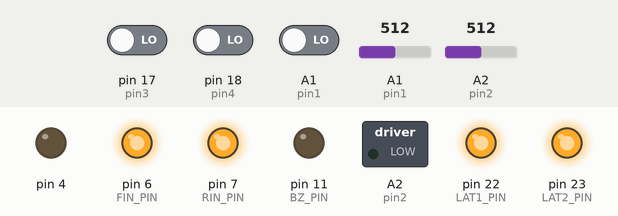
A sketch run on a simulated Arduino Leonardo, built with avr-gcc and run on an emulated ATmega32U4. Parts: switched loads named in the sketch (green lamp = pin HIGH), output pins drawn as LEDs (lit = HIGH). Inputs (shaded band) come from the test bench; at power-on: pin 18 (pin4) LOW, A1 (pin1) LOW, pin 17 (pin3) LOW, A1 (pin1) = 512, A2 (pin2) = 512.

Above: at 1.2 s.
1.3 s: pin 18 (pin4) driven HIGH
At 2.5 s:
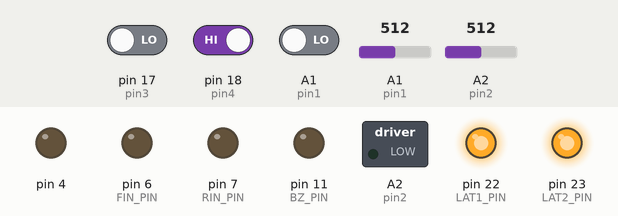
2.8 s: A1 (pin1) driven HIGH
At 4.0 s:
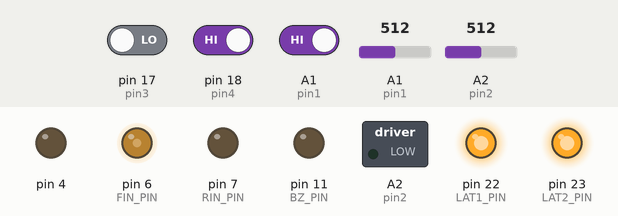
4.3 s: pin 17 (pin3) driven HIGH
At 5.0 s:
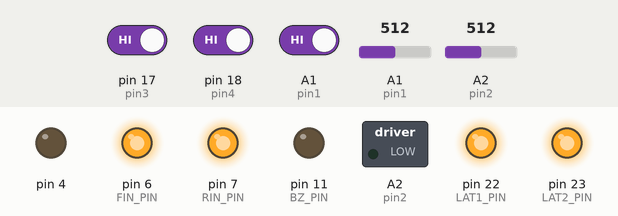
Timing chart, 0 to 7.3 s (numbered marks = the images above; inputs shaded):
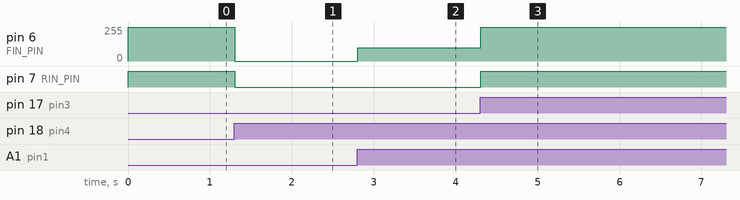

The sketch:

kadai3.ino
```cpp
#define USE_TIMER3
#include "mono_con.h"

const int speed = 100;

int x, y;
int tsw, sw, ph;
int presw, preph;
bool swps = false;
bool input = true;

bool move = false;
bool tgl = true;
word tc = 0;

void cw() {
	analogWrite(FIN_PIN, speed);
	digitalWrite(RIN_PIN, LOW);
}

void ccw() {
	digitalWrite(FIN_PIN, LOW);
	analogWrite(RIN_PIN, speed);
}

void stop() {
	digitalWrite(FIN_PIN, HIGH);
	digitalWrite(RIN_PIN, HIGH);
}

ISR(TIMER3_COMPA_vect) {
	static word in = 0;
	if (in++ > 5) {
		in = 0;
		input = true;
	}

	tc++;
}

void setup() {
	config_init();
	serial_init();
	sw = presw = digitalRead(pin4);
}

void loop() {
	if (input) {
		input = false;
		x = analogRead(pin2);
		y = analogRead(pin1);
		tsw = digitalRead(pin5);
		sw = digitalRead(pin4);
		ph = digitalRead(pin3);

		if (sw == HIGH && presw == LOW) swps = true;

		presw = sw;
	}

	if (ph == HIGH) {
		if (ph != preph) {
			preph = ph;
			stop();
			swps = false;
			move = false;
			tc = 250;
		}

		if (tc >= 250) {
			tc = 0;
			if (tgl) lm.led(B111);
			else lm.led(B000);
			lm.flush();
			tgl = !tgl;
		}

	} else {
		if (ph != preph) {
			preph = ph;
			lm.led(B000).flush();
		}

		if (swps) {
			swps = false;
			move = !move;
		}

		if (move) {
			if (tsw == HIGH) {
				cw();
				lm.led(B100);
			} else {
				ccw();
				lm.led(B001);
			}
		} else {
			stop();
			lm.led(B000);
		}
	}
}
```

mono_con.h
```cpp
//===================================================================================================================
//
//  高校生ものづくりコンテスト2026岡山県大会用 ArduinoShield
//
//    出力回路: 百エディケーション製
//    https://hyakuedu.wordpress.com/
//
//    CPU Board: Arduino MEGA 2560 R3
//                                     2026/04/15 OKAKO
//
//===================================================================================================================

#ifndef _MONO_CON_2026_H
#define _MONO_CON_2026_H

//--- Arduino ATmega2560 Input
#define pin1	A1
#define pin2	A2
#define pin3	17  // D1
#define pin4	18  // D2
#define pin5	19  // D3
#define pin6	40  // M1
#define pin7	42  // M2
#define pin8	20  // D4: GND

//--- OKAKO_Shield_CN2
#define BOARD_SW_PIN 26
#define BZ_PIN   11
#define FIN_PIN  6
#define RIN_PIN  7
#define LAT2_PIN 23
#define LAT1_PIN 22
#define SCK_PIN  24
#define SDI_PIN  25

//--- led_stepmotor::spm() の引数用
#define CW		0xFF
#define CCW		0xFE
#define STOP	0xFD

//===================================================================================================================
//  ステッピングモータの励磁パターンを返す関数
//===================================================================================================================
int stepm_init(int n) {
	static const uint8_t tbl[5] = {
		0x9,  // A
		0xc,  // B
		0x6,  // nA
		0x3,  // nB
		0x00  // Stop
	};
	return (n >= 0 && n < 5) ? tbl[n] : 0;
}

//===================================================================================================================
//  フルカラーLEDとステッピングモータの動作制御クラス
//===================================================================================================================
class led_stepmotor {
private:
	uint8_t b8 = 0;
	uint8_t cur_phase = 0;

public:
	// フルカラーLED: 3bit GBR
	led_stepmotor& led(uint8_t gbr) {
		b8 = (b8 & 0x0F) | ((gbr & 0x07) << 4);
		return *this;
	}

	// ステッピングモータ: 励磁フェーズ
	led_stepmotor& spm(uint8_t phase) {
		uint8_t p;
		if (phase == CW) {
			cur_phase = (cur_phase + 3) & 0x03;
			p = cur_phase;
		} else if (phase == CCW) {
			cur_phase = (cur_phase + 1) & 0x03;
			p = cur_phase;
		} else if (phase < 4) {
			cur_phase = phase;
			p = phase;
		} else {
			p = 4;
		}
		b8 = (b8 & 0xF0) | (stepm_init(p) & 0x0F);
		return *this;
	}

	// 更新
	void flush() const {
		digitalWrite(LAT2_PIN, LOW);
		shiftOut(SDI_PIN, SCK_PIN, MSBFIRST, b8);
		digitalWrite(LAT2_PIN, HIGH);
	}
};
led_stepmotor lm;

//===================================================================================================================
//  レジスタ初期設定
//===================================================================================================================
void config_init(void) {
	// 入力
	pinMode(pin1, INPUT);
	pinMode(pin2, INPUT);
	pinMode(pin3, INPUT);
	pinMode(pin4, INPUT);
	pinMode(pin5, INPUT);
	pinMode(pin6, INPUT);
	pinMode(pin7, INPUT);

	// D4=GND
	pinMode(pin8, OUTPUT);
	digitalWrite(pin8, LOW);

	// シールド側
	pinMode(BOARD_SW_PIN, INPUT);
	pinMode(BZ_PIN, OUTPUT);
	pinMode(RIN_PIN, OUTPUT);
	pinMode(FIN_PIN, OUTPUT);
	pinMode(LAT1_PIN, OUTPUT);
	pinMode(LAT2_PIN, OUTPUT);
	pinMode(SCK_PIN, OUTPUT);
	pinMode(SDI_PIN, OUTPUT);

	// 初期状態
	digitalWrite(LAT1_PIN, HIGH);
	digitalWrite(LAT2_PIN, HIGH);
	digitalWrite(SCK_PIN, LOW);
	digitalWrite(SDI_PIN, LOW);

	// Timer4: PWM 31.37kHz
	TCCR4B = (TCCR4B & 0b11111000) | 0x01;

#if defined(USE_TIMER3)
	// Timer3: 1ms割り込み
	TCCR3A = 0;
	TCCR3B = 0x0b;    // CTC, pre=64
	OCR3A = 249;      // 1kHz
	TIMSK3 = 0x02;    // OCIE3A
#endif
}

//===================================================================================================================
//  シリアルデバイスの初期設定関数
//===================================================================================================================
void serial_init(void) {
	// U1, U2
	digitalWrite(LAT1_PIN, LOW);
	shiftOut(SDI_PIN, SCK_PIN, MSBFIRST, 0x00);
	shiftOut(SDI_PIN, SCK_PIN, MSBFIRST, 0x00);
	digitalWrite(LAT1_PIN, HIGH);

	// U3
	digitalWrite(LAT2_PIN, LOW);
	shiftOut(SDI_PIN, SCK_PIN, MSBFIRST, 0x00);
	digitalWrite(LAT2_PIN, HIGH);
}

//===================================================================================================================
//  2桁7セグメントLEDの表示関数
//===================================================================================================================
void disp(char leftPat, char rightPat) {
	digitalWrite(LAT1_PIN, LOW);
	shiftOut(SDI_PIN, SCK_PIN, MSBFIRST, leftPat);
	shiftOut(SDI_PIN, SCK_PIN, MSBFIRST, rightPat);
	digitalWrite(LAT1_PIN, HIGH);
}

//===================================================================================================================
//  7セグメントLED 表示データ (0-9, blank)
//===================================================================================================================
const uint8_t num[11] = {
	0x3f, 0x06, 0x5b, 0x4f, 0x66,  // 0,1,2,3,4
	0x6d, 0x7d, 0x27, 0x7f, 0x6f,  // 5,6,7,8,9
	0x00                           // blank
};

#endif
```

Measured:
- after the input at 1.3 s, pin 6 (FIN_PIN): 255/255 → 0/255 at once; pin 7 (RIN_PIN): HIGH → LOW at once
- after the input at 2.8 s, pin 6 (FIN_PIN): 0/255 → 100/255 at once
- after the input at 4.3 s, pin 6 (FIN_PIN): 100/255 → 255/255 at once; pin 7 (RIN_PIN): LOW → HIGH at once
